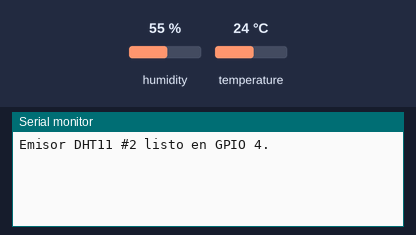
Bench run of a sketch on a simulated ESP32. Shown: the last lines printed to the serial monitor. The inputs (shaded band) are chosen by the test bench; at power-on: humidity 55 %, temperature 24 °C.

Above: at 1.7 s.
1.8 s: humidity set to 22 %
At 3.2 s:
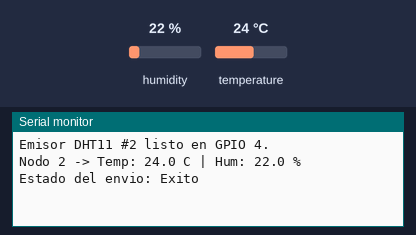
7.0 s: temperature set to 12 °C
At 9.3 s:
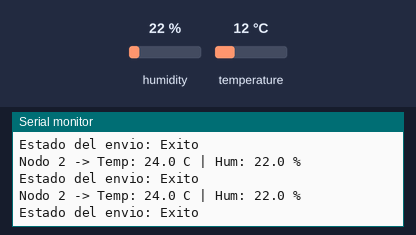
12.2 s: humidity set to 40 %
At 14.7 s:
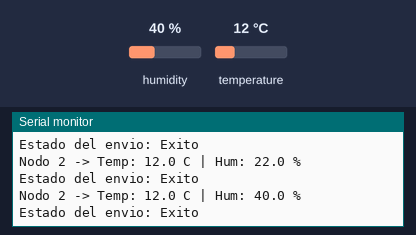

Measured:
- after the input at 1.8 s, the serial monitor: prints a new line after 0.22 s (image 1)
- after the input at 12.2 s, the serial monitor: prints a new line after 1.8 s (image 3)

The sketch:

estacion_meteorologica.ino
```cpp
#include <WiFi.h>
#include <esp_now.h>
#include <DHT.h>

// Cambiar valor del ID dependiendo de la estación (ESP32)
const uint8_t NODO_ID = 2;

// Configuración del sensor DHT11 en GPIO 4 (D4)
#define PIN_DHT 4
#define TIPO_DHT DHT11
DHT dht(PIN_DHT, TIPO_DHT);

// Dirección MAC de la ESP32 Central (04:B2:47:20:0A:6C)
uint8_t macCentral[] = {0x04, 0xB2, 0x47, 0x20, 0x0A, 0x6C};

typedef struct struct_mensaje {
  uint8_t idNodo;
  float temperatura;
  float humedad;
} struct_mensaje;

struct_mensaje datosEnviar;
esp_now_peer_info_t peerInfo;

const unsigned long intervaloEnvio = 2000;
unsigned long ultimoEnvio = 0;

void alEnviar(const wifi_tx_info_t *info, esp_now_send_status_t status) {
  Serial.print("Estado del envio: ");
  Serial.println(status == ESP_NOW_SEND_SUCCESS ? "Exito" : "Fallo");
}

void setup() {
  Serial.begin(115200);
  delay(500);

  dht.begin();

  WiFi.mode(WIFI_STA);
  if (esp_now_init() != ESP_OK) {
    Serial.println("Error al inicializar ESP-NOW");
    return;
  }

  esp_now_register_send_cb(alEnviar);

  memset(&peerInfo, 0, sizeof(peerInfo));
  memcpy(peerInfo.peer_addr, macCentral, 6);
  peerInfo.channel = 0;
  peerInfo.encrypt = false;

  if (esp_now_add_peer(&peerInfo) != ESP_OK) {
    Serial.println("Error al agregar la central como peer");
    return;
  }

  Serial.printf("Emisor DHT11 #%d listo en GPIO %d.\n", NODO_ID, PIN_DHT);
}

void loop() {
  unsigned long ahora = millis();
  if (ahora - ultimoEnvio >= intervaloEnvio) {
    ultimoEnvio = ahora;

    float hum = dht.readHumidity();
    float temp = dht.readTemperature();

    if (isnan(hum) || isnan(temp)) {
      Serial.println("Error al leer el DHT11. Revisar conexiones.");
      return;
    }

    datosEnviar.idNodo = NODO_ID;
    datosEnviar.temperatura = temp;
    datosEnviar.humedad = hum;

    esp_err_t resultado = esp_now_send(macCentral, (uint8_t *)&datosEnviar, sizeof(datosEnviar));
    if (resultado == ESP_OK) {
      Serial.printf("Nodo %d -> Temp: %.1f C | Hum: %.1f %%\n",
                    datosEnviar.idNodo, datosEnviar.temperatura, datosEnviar.humedad);
    } else {
      Serial.println("Error al encolar paquete ESP-NOW");
    }
  }
}
```
